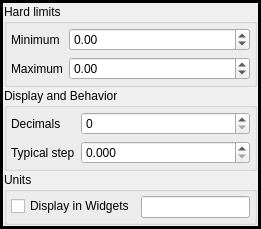
<?xml version="1.0" encoding="UTF-8"?>
<ui version="4.0">
 <class>GParamDoubleSettingWidget</class>
 <widget class="QWidget" name="GParamDoubleSettingWidget">
  <property name="geometry">
   <rect>
    <x>0</x>
    <y>0</y>
    <width>261</width>
    <height>191</height>
   </rect>
  </property>
  <property name="windowTitle">
   <string>GParamDoubleSettingWidget</string>
  </property>
  <layout class="QVBoxLayout" name="verticalLayout_2">
   <property name="spacing">
    <number>6</number>
   </property>
   <property name="margin">
    <number>0</number>
   </property>
   <item>
    <widget class="QFrame" name="frame">
     <property name="frameShape">
      <enum>QFrame::Box</enum>
     </property>
     <property name="frameShadow">
      <enum>QFrame::Plain</enum>
     </property>
     <property name="lineWidth">
      <number>3</number>
     </property>
     <layout class="QVBoxLayout" name="verticalLayout">
      <property name="spacing">
       <number>1</number>
      </property>
      <property name="margin">
       <number>1</number>
      </property>
      <item>
       <widget class="QGroupBox" name="groupBox">
        <property name="title">
         <string>Hard limits</string>
        </property>
        <layout class="QFormLayout" name="formLayout_2">
         <property name="margin">
          <number>4</number>
         </property>
         <item row="0" column="0">
          <widget class="QLabel" name="label">
           <property name="text">
            <string>Minimum</string>
           </property>
          </widget>
         </item>
         <item row="0" column="1">
          <widget class="QDoubleSpinBox" name="m_pMin">
           <property name="minimum">
            <double>-2147483647.000000000000000</double>
           </property>
           <property name="maximum">
            <double>2147483647.000000000000000</double>
           </property>
          </widget>
         </item>
         <item row="1" column="0">
          <widget class="QLabel" name="label_2">
           <property name="text">
            <string>Maximum</string>
           </property>
          </widget>
         </item>
         <item row="1" column="1">
          <widget class="QDoubleSpinBox" name="m_pMax">
           <property name="minimum">
            <double>-2147483647.000000000000000</double>
           </property>
           <property name="maximum">
            <double>2147483647.000000000000000</double>
           </property>
          </widget>
         </item>
        </layout>
       </widget>
      </item>
      <item>
       <widget class="QGroupBox" name="groupBox_2">
        <property name="title">
         <string>Display and Behavior</string>
        </property>
        <layout class="QFormLayout" name="formLayout_3">
         <property name="fieldGrowthPolicy">
          <enum>QFormLayout::AllNonFixedFieldsGrow</enum>
         </property>
         <property name="margin">
          <number>4</number>
         </property>
         <item row="0" column="0">
          <widget class="QLabel" name="label_4">
           <property name="text">
            <string>Decimals</string>
           </property>
          </widget>
         </item>
         <item row="0" column="1">
          <widget class="QSpinBox" name="m_pDecimals">
           <property name="maximum">
            <number>10</number>
           </property>
          </widget>
         </item>
         <item row="1" column="0">
          <widget class="QLabel" name="label_5">
           <property name="text">
            <string>Typical step</string>
           </property>
          </widget>
         </item>
         <item row="1" column="1">
          <widget class="QDoubleSpinBox" name="m_pStep">
           <property name="decimals">
            <number>3</number>
           </property>
           <property name="minimum">
            <double>0.000000000000000</double>
           </property>
           <property name="maximum">
            <double>2147483647.000000000000000</double>
           </property>
           <property name="singleStep">
            <double>0.100000000000000</double>
           </property>
          </widget>
         </item>
        </layout>
       </widget>
      </item>
      <item>
       <widget class="QGroupBox" name="groupBox_3">
        <property name="title">
         <string>Units</string>
        </property>
        <layout class="QFormLayout" name="formLayout">
         <property name="margin">
          <number>4</number>
         </property>
         <item row="0" column="1">
          <widget class="QLineEdit" name="m_pUnits"/>
         </item>
         <item row="0" column="0">
          <widget class="QCheckBox" name="m_pDisplayUnits">
           <property name="text">
            <string>Display in Widgets</string>
           </property>
          </widget>
         </item>
        </layout>
       </widget>
      </item>
     </layout>
    </widget>
   </item>
  </layout>
 </widget>
 <layoutdefault spacing="6" margin="11"/>
 <resources/>
 <connections/>
</ui>
